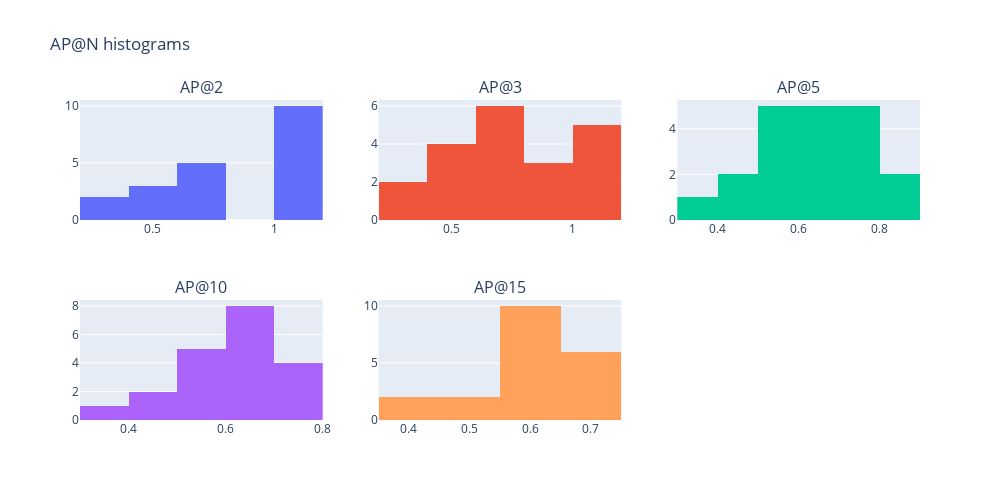

The code cell stored with this chart in its notebook:
### Markdown cell above
### Step 10: Plotting AP@N histograms

### Code cell
fig = make_subplots(rows=2, cols=3, subplot_titles=("AP@2", "AP@3", "AP@5", "AP@10", "AP@15"))

fig.add_trace(go.Histogram(x=AP_songs[0]), row=1, col=1)
fig.add_trace(go.Histogram(x=AP_songs[1]), row=1, col=2)
fig.add_trace(go.Histogram(x=AP_songs[2]), row=1, col=3)
fig.add_trace(go.Histogram(x=AP_songs[3]), row=2, col=1)
fig.add_trace(go.Histogram(x=AP_songs[4]), row=2, col=2)

fig.update_layout(height=500, 
                  width=1000, 
                  showlegend=False,
                  title_text="AP@N histograms")

fig.show()

### Figure 1 — Plotly figure (JSON) as saved in the notebook; plotly's stock layout.template omitted (floating-point values rounded to 4 significant figures)
{"data": [{"type": "histogram", "x": [1, 0.6667, 1, 1, 0.5556, 1, 0.5, 0.6667, 1, 0.3333, 0.3333, 0.6667, 0.5, 1, 1, 0.6667, 1, 1, 1, 0.6667], "xaxis": "x", "yaxis": "y"}, {"type": "histogram", "x": [1, 0.71, 0.6, 1, 0.6433, 1, 0.5, 0.55, 0.8, 0.3333, 0.3333, 0.55, 0.5, 0.8, 1, 0.71, 1, 0.76, 0.8, 0.71], "xaxis": "x2", "yaxis": "y2"}, {"type": "histogram", "x": [0.8664, 0.5833, 0.5131, 0.7435, 0.6259, 0.7764, 0.6429, 0.3321, 0.7454, 0.4167, 0.4, 0.5498, 0.6429, 0.6565, 0.7889, 0.7004, 0.8, 0.6365, 0.5381, 0.5714], "xaxis": "x3", "yaxis": "y3"}, {"type": "histogram", "x": [0.7256, 0.6215, 0.4949, 0.6296, 0.5444, 0.7193, 0.6429, 0.3818, 0.6903, 0.5076, 0.4, 0.5274, 0.6429, 0.6778, 0.7289, 0.6557, 0.7424, 0.5787, 0.5674, 0.6124], "xaxis": "x4", "yaxis": "y4"}, {"type": "histogram", "x": [0.6813, 0.591, 0.5055, 0.6357, 0.5683, 0.6758, 0.6429, 0.4272, 0.704, 0.5076, 0.4, 0.5932, 0.6429, 0.6398, 0.6841, 0.674, 0.6958, 0.6306, 0.6303, 0.6364], "xaxis": "x5", "yaxis": "y5"}], "layout": {"annotations": [{"font": {"size": 16}, "showarrow": false, "text": "AP@2", "x": 0.1444, "xanchor": "center", "xref": "paper", "y": 1, "yanchor": "bottom", "yref": "paper"}, {"font": {"size": 16}, "showarrow": false, "text": "AP@3", "x": 0.5, "xanchor": "center", "xref": "paper", "y": 1, "yanchor": "bottom", "yref": "paper"}, {"font": {"size": 16}, "showarrow": false, "text": "AP@5", "x": 0.8556, "xanchor": "center", "xref": "paper", "y": 1, "yanchor": "bottom", "yref": "paper"}, {"font": {"size": 16}, "showarrow": false, "text": "AP@10", "x": 0.1444, "xanchor": "center", "xref": "paper", "y": 0.375, "yanchor": "bottom", "yref": "paper"}, {"font": {"size": 16}, "showarrow": false, "text": "AP@15", "x": 0.5, "xanchor": "center", "xref": "paper", "y": 0.375, "yanchor": "bottom", "yref": "paper"}], "height": 500, "showlegend": false, "title": {"text": "AP@N histograms"}, "width": 1000, "xaxis": {"anchor": "y", "domain": [0, 0.2889]}, "xaxis2": {"anchor": "y2", "domain": [0.3556, 0.6444]}, "xaxis3": {"anchor": "y3", "domain": [0.7111, 1]}, "xaxis4": {"anchor": "y4", "domain": [0, 0.2889]}, "xaxis5": {"anchor": "y5", "domain": [0.3556, 0.6444]}, "xaxis6": {"anchor": "y6", "domain": [0.7111, 1]}, "yaxis": {"anchor": "x", "domain": [0.625, 1]}, "yaxis2": {"anchor": "x2", "domain": [0.625, 1]}, "yaxis3": {"anchor": "x3", "domain": [0.625, 1]}, "yaxis4": {"anchor": "x4", "domain": [0, 0.375]}, "yaxis5": {"anchor": "x5", "domain": [0, 0.375]}, "yaxis6": {"anchor": "x6", "domain": [0, 0.375]}}}
